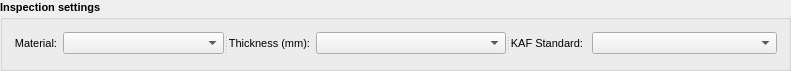
     <widget class="QGroupBox" name="groupBox_1">
      <property name="geometry">
       <rect>
        <x>790</x>
        <y>20</y>
        <width>791</width>
        <height>71</height>
       </rect>
      </property>
      <property name="font">
       <font>
        <pointsize>8</pointsize>
        <weight>75</weight>
        <bold>true</bold>
       </font>
      </property>
      <property name="title">
       <string>Inspection settings</string>
      </property>
      <layout class="QHBoxLayout" name="horizontalLayout_25">
       <item>
        <widget class="QSplitter" name="splitter_2">
         <property name="orientation">
          <enum>Qt::Horizontal</enum>
         </property>
         <widget class="QWidget" name="layoutWidget_3">
          <layout class="QHBoxLayout" name="horizontalLayout_10">
           <item>
            <widget class="QLabel" name="label_7">
             <property name="font">
              <font>
               <weight>50</weight>
               <bold>false</bold>
              </font>
             </property>
             <property name="layoutDirection">
              <enum>Qt::LeftToRight</enum>
             </property>
             <property name="text">
              <string>Material:</string>
             </property>
             <property name="alignment">
              <set>Qt::AlignRight|Qt::AlignTrailing|Qt::AlignVCenter</set>
             </property>
            </widget>
           </item>
           <item>
            <widget class="QComboBox" name="enumMaterials">
             <property name="sizePolicy">
              <sizepolicy hsizetype="Expanding" vsizetype="Fixed">
               <horstretch>0</horstretch>
               <verstretch>0</verstretch>
              </sizepolicy>
             </property>
             <property name="font">
              <font>
               <weight>50</weight>
               <bold>false</bold>
              </font>
             </property>
            </widget>
           </item>
          </layout>
         </widget>
         <widget class="QWidget" name="layoutWidget_4">
          <layout class="QHBoxLayout" name="horizontalLayout_11">
           <item>
            <widget class="QLabel" name="label_8">
             <property name="font">
              <font>
               <weight>50</weight>
               <bold>false</bold>
              </font>
             </property>
             <property name="layoutDirection">
              <enum>Qt::LeftToRight</enum>
             </property>
             <property name="text">
              <string>Thickness (mm):</string>
             </property>
             <property name="alignment">
              <set>Qt::AlignRight|Qt::AlignTrailing|Qt::AlignVCenter</set>
             </property>
            </widget>
           </item>
           <item>
            <widget class="QComboBox" name="enumThickness">
             <property name="sizePolicy">
              <sizepolicy hsizetype="Expanding" vsizetype="Fixed">
               <horstretch>0</horstretch>
               <verstretch>0</verstretch>
              </sizepolicy>
             </property>
             <property name="font">
              <font>
               <weight>50</weight>
               <bold>false</bold>
              </font>
             </property>
            </widget>
           </item>
          </layout>
         </widget>
         <widget class="QWidget" name="layoutWidget_5">
          <layout class="QHBoxLayout" name="horizontalLayout_14">
           <item>
            <widget class="QLabel" name="label_9">
             <property name="font">
              <font>
               <weight>50</weight>
               <bold>false</bold>
              </font>
             </property>
             <property name="layoutDirection">
              <enum>Qt::LeftToRight</enum>
             </property>
             <property name="text">
              <string>KAF Standard: </string>
             </property>
             <property name="alignment">
              <set>Qt::AlignRight|Qt::AlignTrailing|Qt::AlignVCenter</set>
             </property>
            </widget>
           </item>
           <item>
            <widget class="QComboBox" name="enumRef">
             <property name="sizePolicy">
              <sizepolicy hsizetype="Expanding" vsizetype="Fixed">
               <horstretch>0</horstretch>
               <verstretch>0</verstretch>
              </sizepolicy>
             </property>
             <property name="font">
              <font>
               <weight>50</weight>
               <bold>false</bold>
              </font>
             </property>
            </widget>
           </item>
          </layout>
         </widget>
        </widget>
       </item>
      </layout>
     </widget>
